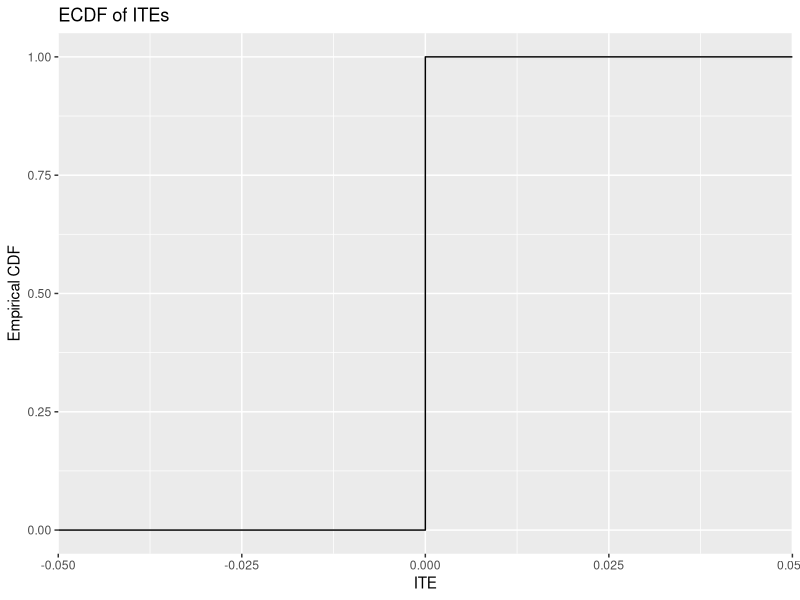
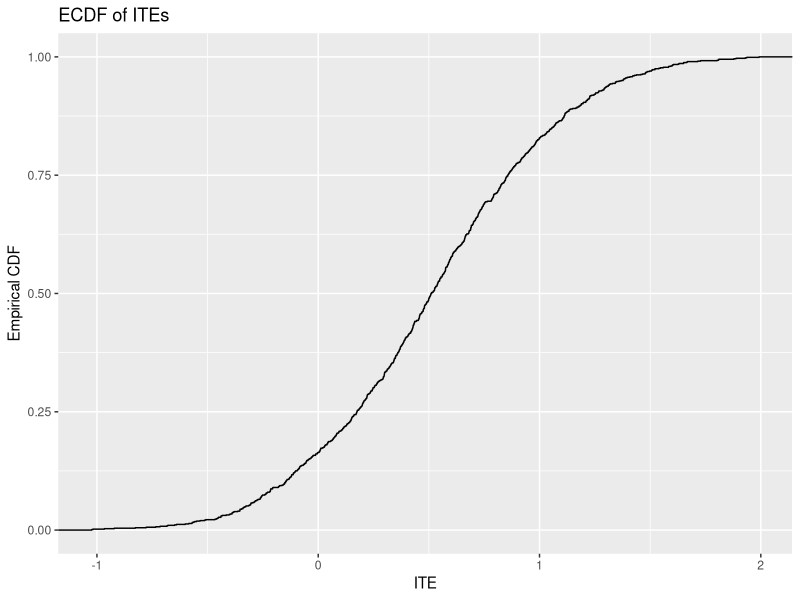
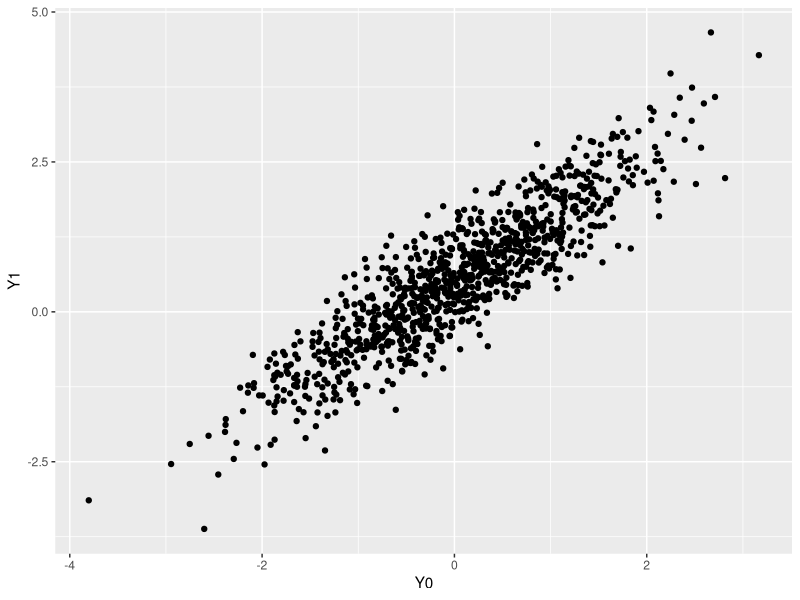
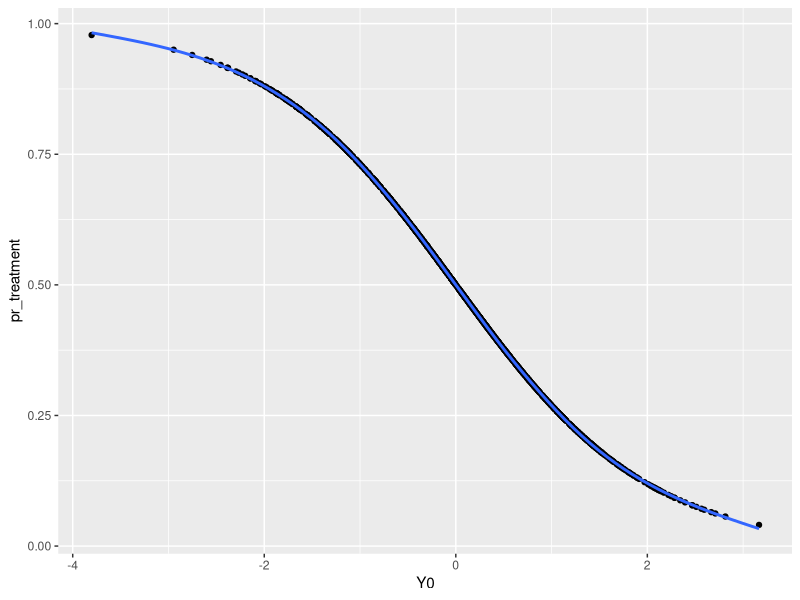

These figures' R source, in order:
## ---- chunk 1
knitr::opts_chunk$set(echo = TRUE)
library(tidyverse)
## ---- chunk 2
set.seed(30500)
n <- 1000
dat <- tibble(Y0 = runif(n = n, min = 0, max = 1)) %>% 
  mutate(Y1 = Y0)
## ---- chunk 3
dat <- dat %>% 
    mutate('ITE' = Y1 - Y0)
plot2a <- ggplot(data = dat, aes(x = ITE)) + 
    stat_ecdf() +
    labs(y = 'Empirical CDF', 
         title = 'ECDF of ITEs')

dat
plot2a
## ---- chunk 4
ATE <- mean(dat$ITE)
ATE
## ---- chunk 5
dat <- dat %>% 
    mutate('D' = rbinom(n = n, size = 1, prob = Y1))
dat
## ---- chunk 6
mean_treatment <- dat %>% 
    filter(D == 1) %>% 
    summarize(mean(Y1, na.rm = TRUE))
mean_control <- dat %>% 
    filter(D == 0) %>% 
    summarize(mean(Y0, na.rm = TRUE))
diff_in_means <- mean_treatment - mean_control
comparison <- diff_in_means - ATE
comparison

# It is a bad estimator because he probability of receiving treatment is related with the potential outcome Y(1)

## ---- chunk 7
dat <- dat %>% 
    mutate('D_random' = sample(x = c(0,1), size = 1000, replace = TRUE))
dat
## ---- chunk 8
mean_treatment <- dat %>% 
    filter(D_random == 1) %>% 
    summarize(mean(Y1, na.rm = TRUE))
mean_control <- dat %>% 
    filter(D_random == 0) %>% 
    summarize(mean(Y0, na.rm = TRUE))
diff_in_means <- mean_treatment - mean_control
comparison <- diff_in_means - ATE
comparison
## ---- chunk 9
dat <- tibble(Y0 = rnorm(n = n, mean = 0, sd = 1)) %>% 
  mutate(Y1 = Y0 + rnorm(n = n, mean = .5, sd = .5))
## ---- chunk 10
dat <- dat %>% 
    mutate('ITE' = Y1 - Y0)
plot3a <- dat %>% 
    ggplot(aes(x = ITE)) +
    stat_ecdf() +
    labs(y = 'Empirical CDF', 
         title = 'ECDF of ITEs')
plot3a
## ---- chunk 11
plot3b <- dat %>% 
    ggplot(aes(x = Y0, y = Y1)) +
    geom_point() +
    labs(x = 'Y0', 
         y = 'Y1')
plot3b
## ---- chunk 12
dat <- dat %>% 
    mutate('pr_treatment' = 1 - exp(Y0)/(1 + exp(Y0)))
plot3e <- dat %>% 
    ggplot(aes(x = Y0, y = pr_treatment)) +
    geom_point() +
    geom_smooth()
plot3e
## ---- chunk 13
dat <- dat %>% 
    mutate('D' = rbinom(n = n, size = 1, prob = pr_treatment))
## ---- chunk 14
mean_treatment <- dat %>% 
    filter(D == 1) %>% 
    summarize(mean(Y1, na.rm = TRUE))
mean_control <- dat %>% 
    filter(D == 0) %>% 
    summarize(mean(Y0, na.rm = TRUE))
diff_in_means <- mean_treatment - mean_control
ATE <- mean(dat$Y1) - mean(dat$Y0)
comparison <- diff_in_means - ATE
comparison

# Again, the probability of treatment is correlated with the potential outcome.
## ---- chunk 15
dat <- dat %>% 
    mutate('D_random' = sample(x = c(0, 1), size = n, replace = TRUE))
## ---- chunk 16
mean_treatment <- dat %>% 
    filter(D_random == 1) %>% 
    summarize(mean(Y1, na.rm = TRUE))
mean_control <- dat %>% 
    filter(D_random == 0) %>% 
    summarize(mean(Y0, na.rm = TRUE))
diff_in_means <- mean_treatment - mean_control
ATE <- mean(dat$Y1) - mean(dat$Y0)
comparison <- diff_in_means - ATE
comparison
